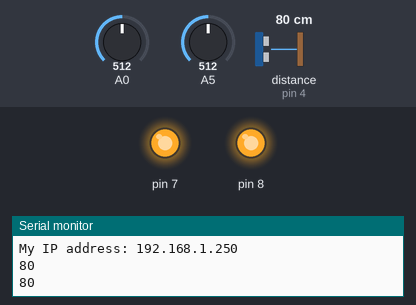
The sketch below on a simulated Arduino Uno, built with avr-gcc and run on an emulated ATmega328P. Parts: output pins drawn as LEDs (lit = HIGH), the last lines printed to the serial monitor. Wiring (inferred from the names in the program): ultrasonic range finder: trigger pin 2; echo pin 4. The test bench sets the inputs (shaded band); at power-on: distance to the obstacle (sensor on pin 4) 80 cm, A5 = 512, A0 = 512. The echo pulse lasts 58.3 µs per cm; WiFi joins after 1.5 s; servers stay silent unless stated; pins used as bus, display or sensor lines are not drawn.

Above: at 2.2 s.
2.3 s: distance to the obstacle (sensor on pin 4) set to 2 cm
At 5.2 s:
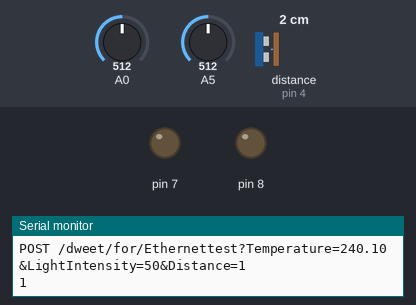
5.7 s: A5 set to 540
At 7.6 s:
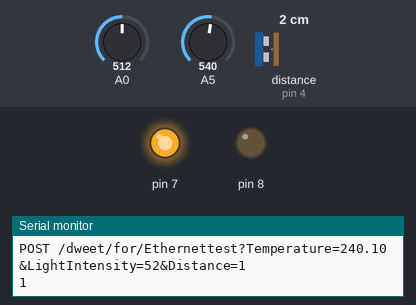
7.9 s: A5 set to 511
At 9.4 s:
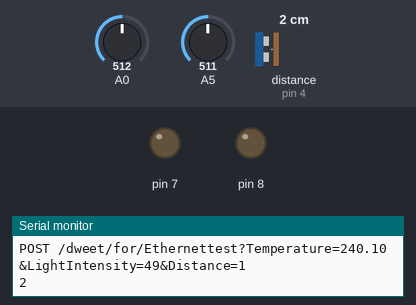
10.4 s: A0 set to 59
12.5 s: A0 set to 48
At 12.9 s:
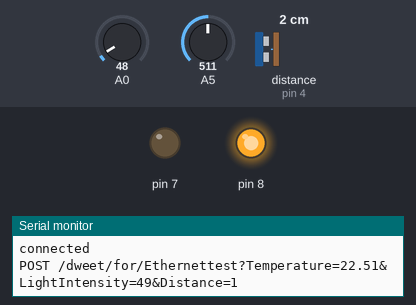
14.1 s: A0 set to 122
At 15.5 s:
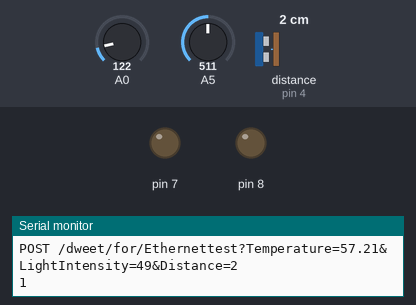
Timing chart, 0 to 17.1 s (numbered marks = the images above; inputs shaded):
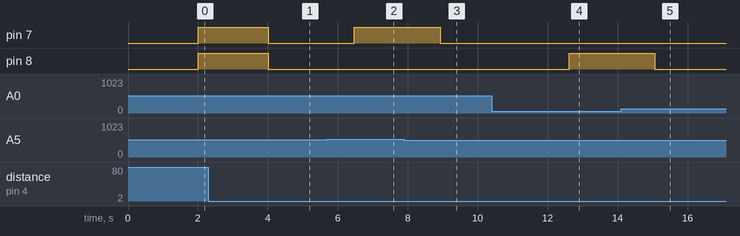

Measured:
- the behaviour switches between 522 and 523 on A5 (found by bisection; images 1 and 2)
- the behaviour switches between 54 and 53 on A0 (found by bisection; images 3 and 4)
- after the input at 2.3 s, pin 7, pin 8: HIGH → LOW after 1.7 s
- after the input at 5.7 s, pin 7: LOW → HIGH after 0.77 s
- after the input at 7.9 s, pin 7: HIGH → LOW after 1.0 s
- after the input at 12.5 s, pin 8: LOW → HIGH after 0.11 s
- after the input at 14.1 s, pin 8: HIGH → LOW after 0.97 s

The sketch:

room_automation_ethernet_proximity.ino
```cpp
#include <SPI.h>
#include <Ethernet.h>

const int trigPin = 2;
const int echoPin = 4;
float Temperaturesensor;
float temp;
int sensor_1,light;
float  lightintensity;
long duration, inches, cm;


byte mac[] = {
  0xDE, 0xAD, 0xBE, 0xEF, 0xFE, 0xED
};
IPAddress ip(192,168, 1, 250);

// initialize the library instance:
EthernetClient client;

char server[] = "www.dweet.io";

unsigned long lastConnectionTime = 0;             // last time you connected to the server, in milliseconds
const unsigned long postingInterval = 10L * 1000L; // delay between updates, in milliseconds
// the "L" is needed to use long type numbers

void setup() {
  // start serial port:
  Serial.begin(9600);
  pinMode(A5,INPUT);
  pinMode(A0,INPUT);
  pinMode(7,OUTPUT);
  pinMode(8,OUTPUT);
  Serial.println("--- Start ---");

  // give the ethernet module time to boot up:
  delay(1000);
  // start the Ethernet connection using a fixed IP address and DNS server:
  Ethernet.begin(mac, ip);
  // print the Ethernet board/shield's IP address:
  Serial.print("My IP address: ");
  Serial.println(Ethernet.localIP());
  pinMode(trigPin, OUTPUT);
}

void loop() {

  digitalWrite(trigPin, LOW);
  delayMicroseconds(2);
  digitalWrite(trigPin, HIGH);
  delayMicroseconds(10);
  digitalWrite(trigPin, LOW);
  pinMode(echoPin, INPUT);
  duration = pulseIn(echoPin, HIGH);
  cm = microsecondsToCentimeters(duration);
  Serial.println(cm);
  delay(1000);
  lightintensity = analogRead(A5);
  light=map(lightintensity,0,1024,0,100);
  Temperaturesensor = analogRead(A0);
  temp=Temperaturesensor*0.4689455791989076;
 if (cm <= 10)
 {
  if (light > 50)
  {
    digitalWrite(7,HIGH);
  }
  else
  {
    digitalWrite(7,LOW);
   }
   if (temp > 25)
    {
      digitalWrite(8,LOW);
    }
    else
    {
      digitalWrite(8,HIGH);
     }

    httpRequest();
}
else
{
  digitalWrite(7, HIGH);
  digitalWrite(8,HIGH);
  }
}


long microsecondsToCentimeters(long microseconds)
{
  return microseconds / 29 / 2;
}

// this method makes a HTTP connection to the server:
void httpRequest() {
    client.stop();
  if (client.connect(server, 80)) {
    Serial.println("connected");
    String s = "POST /dweet/for/Ethernettest?Temperature="+String(temp)+"&LightIntensity="+String(light)+"&Distance="+String(cm);
   // s.concat(temp);
    Serial.println(s);
    client.println(s);

    client.println("Host: www.dweet.io");
    client.println("Connection: close");
    client.println();

    // note the time that the connection was made:
    lastConnectionTime = millis();
  }
  else {
    // if you couldn't make a connection:
    Serial.println("connection failed");
  }
}
```
